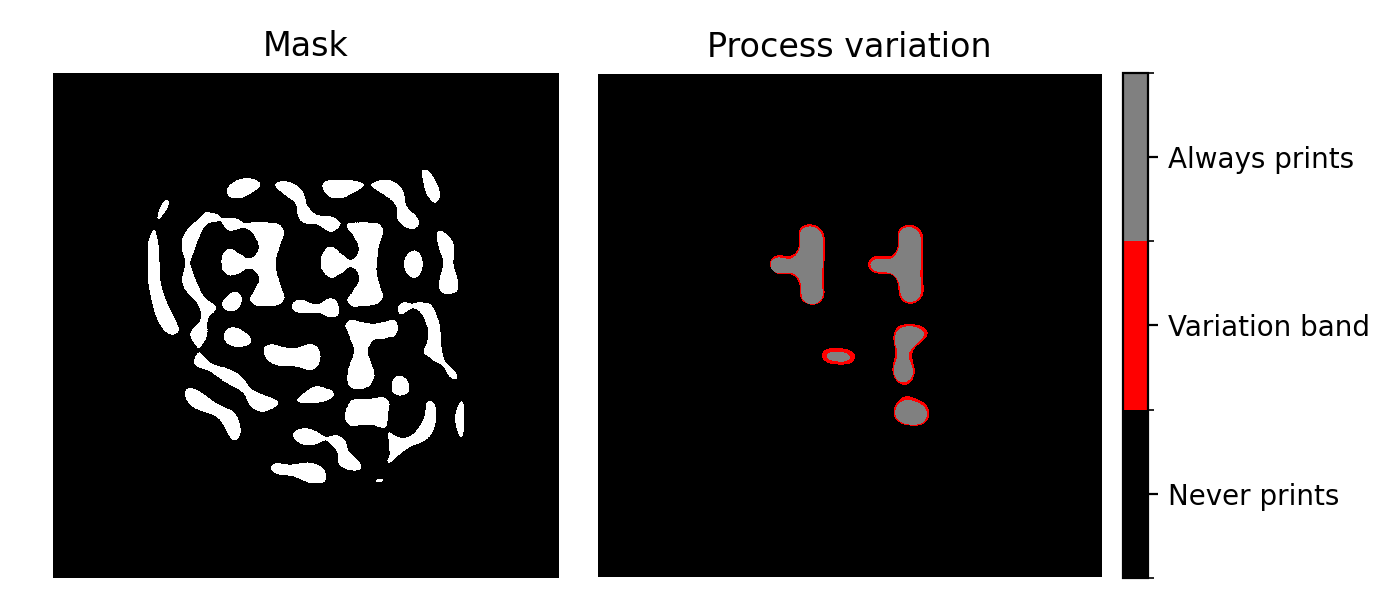

The Python source for this figure:
# Copyright (c) 2025, Thomas Hirtz
# SPDX-License-Identifier: BSD-3-Clause

import matplotlib.pyplot as plt
from matplotlib.colors import BoundaryNorm, ListedColormap
import torch

import lithorch as lt


if __name__ == "__main__":
    # Load and preprocess the mask image
    image_size = 1024
    mask_url = "https://raw.githubusercontent.com/thomashirtz/lithox/refs/heads/master/data/mask.png"
    mask: torch.Tensor = lt.load_image(path_or_url=mask_url, size=image_size)  # (H, W), float32 in [0,1]

    # Instantiate process-variation simulator
    simulator = lt.ProcessVariationSimulator()

    # Run simulation (no grads needed)
    print("Running process-variation simulation...")
    with torch.inference_mode():
        var_out = simulator(mask)
    print("Simulation completed.")

    # Extract printed min and max (0/1 float tensors)
    prt_min: torch.Tensor = var_out.printed.min
    prt_max: torch.Tensor = var_out.printed.max

    # 3-class map: 0 = never prints, 1 = max-only, 2 = always prints
    class_map: torch.Tensor = (prt_max + prt_min).to(torch.int32)

    # Plot mask and PVB classes side by side
    fig, axes = plt.subplots(1, 2, figsize=(7, 3.04), dpi=200)

    axes[0].imshow(mask.cpu().numpy(), cmap="gray", interpolation="nearest")
    axes[0].set_title("Mask")
    axes[0].axis("off")

    cmap = ListedColormap(["black", "red", "gray"])
    norm = BoundaryNorm([0, 1, 2, 3], cmap.N)

    im = axes[1].imshow(class_map.cpu().numpy(), cmap=cmap, norm=norm, interpolation="nearest")
    axes[1].set_title("Process variation")
    axes[1].axis("off")

    # Add colorbar with class labels
    cbar = fig.colorbar(im, ax=axes[1], ticks=[0.5, 1.5, 2.5], fraction=0.046, pad=0.04)
    cbar.ax.set_yticklabels(["Never prints", "Variation band", "Always prints"])

    plt.tight_layout()
    plt.show()

    # Fraction summary
    total = class_map.numel()
    frac_never = (class_map == 0).sum().item() / total
    frac_varband = (class_map == 1).sum().item() / total
    frac_always = (class_map == 2).sum().item() / total

    print(f"Fraction never prints: {frac_never:.4f}")
    print(f"Fraction variation band: {frac_varband:.4f}")
    print(f"Fraction always prints: {frac_always:.4f}")
